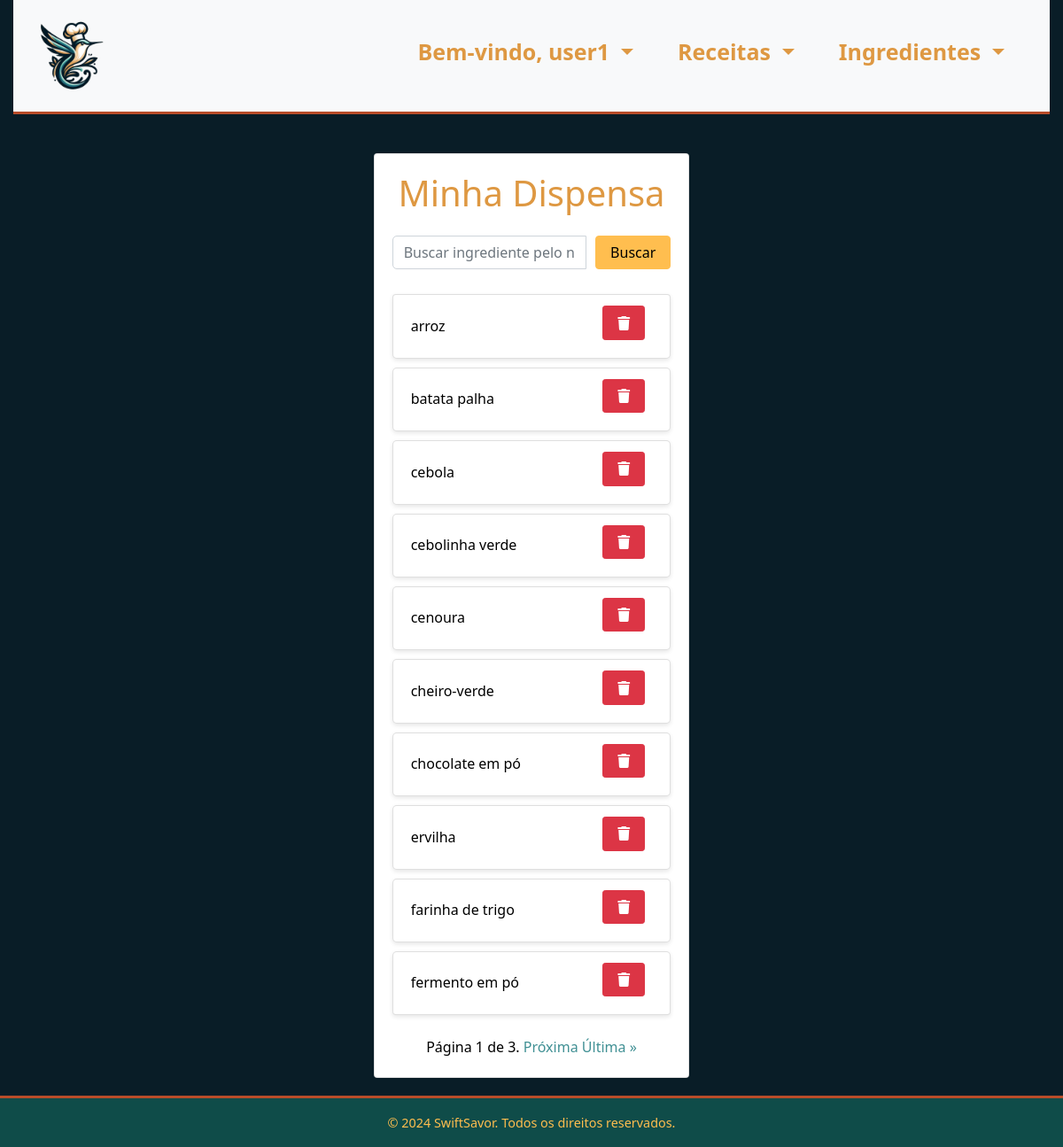
The app's page /ingredients/meus/ (signed in) with its own data.
### ingredients/models.py (models this page shows, shortened)
class Ingrediente(models.Model):
    nome = models.CharField(max_length=200)
    user = models.ForeignKey(settings.AUTH_USER_MODEL, on_delete=models.CASCADE, null=True)

### ingredients/views.py (the view, shortened to what this page needs)
# urls.py: path('meus/', views.meus_ingredientes, name='meus_ingredientes'),
@login_required
def meus_ingredientes(request):
    usuario_ingredientes = UsuarioIngrediente.objects.filter(usuario=request.user)
    ingredientes = [ui.ingrediente for ui in usuario_ingredientes]
    ingredientes_selecionados = sorted(ingredientes, key=lambda x: x.nome)
    query = request.GET.get('q', '')
    if query:
        ingredientes_selecionados = [ingrediente for ingrediente in ingredientes_selecionados if query.lower() in ingrediente.nome.lower()]
    page = request.GET.get('page', 1)
    paginator = Paginator(ingredientes_selecionados, 10)
    try:
        ingredientes_selecionados = paginator.page(page)
    except PageNotAnInteger:
        ingredientes_selecionados = paginator.page(1)
    except EmptyPage:
        ingredientes_selecionados = paginator.page(paginator.num_pages)
    return render(request, 'ingredients/meus_ingredientes.html', {
        'ingredientes_selecionados': ingredientes_selecionados,
        'query': query
    })

### ingredients/templates/ingredients/meus_ingredientes.html (shortened to what this page needs)
{% extends 'main/base.html' %}
{% block content %}
<div class="container-fluid mt-4 minha-dispensa-container">
    <div class="row justify-content-center">
        <div class="col-md-4">
            <div class="card minha-dispensa-card">
                <div class="card-body">
                    <h1 class="mb-4 text-center">Minha Dispensa</h1>
                    <form method="GET" action="{% url 'meus_ingredientes' %}" class="mb-3">
                        <div class="input-group">
                            <input type="text" name="q" class="form-control" placeholder="Buscar ingrediente pelo nome" value="{{ request.GET.q }}">
                            <button class="btn btn-primary" type="submit">Buscar</button>
                        </div>
                    </form>
                    {% if ingredientes_selecionados %}
                        <ul class="list-group minha-dispensa-list" aria-label="Ingredientes selecionados">
                            {% for ingrediente in ingredientes_selecionados %}
                                <li class="list-group-item d-flex justify-content-between align-items-center minha-dispensa-item">
                                    {{ ingrediente.nome }}
                                    <form method="post" action="{% url 'meus_ingredientes' %}" class="minha-dispensa-form">
                                        <button type="submit" class="btn btn-danger btn-sm minha-dispensa-btn" aria-label="Remover ingrediente">
                                            <i class="fas fa-trash"></i>
                                        </button>
                                    </form>
                                </li>
                            {% endfor %}
                        </ul>
                    {% else %}
                        <p class="text-center">Você ainda não selecionou nenhum ingrediente.</p>
                    {% endif %}
                    <div class="pagination justify-content-center mt-4 minha-dispensa-pagination" aria-label="Navegação de páginas">
                        <span class="step-links minha-dispensa-pagination-links">
                            <span class="current minha-dispensa-pagination-current">
                                Página {{ ingredientes_selecionados.number }} de {{ ingredientes_selecionados.paginator.num_pages }}.
                            </span>
                            {% if ingredientes_selecionados.has_next %}
                                <a href="?page={{ ingredientes_selecionados.next_page_number }}&q={{ request.GET.q }}" class="minha-dispensa-pagination-link">Próxima</a>
                                <a href="?page={{ ingredientes_selecionados.paginator.num_pages }}&q={{ request.GET.q }}" class="minha-dispensa-pagination-link">Última &raquo;</a>
                            {% endif %}
                        </span>
                    </div>
                </div>
            </div>
        </div>
    </div>
</div>
{% endblock %}

### main/templates/main/base.html (shortened to what this page needs)
{% load static %}
<!DOCTYPE html>
<html lang="pt-BR">
<head>
    <link rel="stylesheet" href="https://stackpath.bootstrapcdn.com/bootstrap/4.3.1/css/bootstrap.min.css">
    <link rel="stylesheet" href="{% static 'main/css/styles.css' %}">
    <link rel="stylesheet" href="https://cdnjs.cloudflare.com/ajax/libs/font-awesome/5.15.3/css/all.min.css">
    <link rel="stylesheet" href="https://cdnjs.cloudflare.com/ajax/libs/font-awesome/6.0.0/css/all.min.css" />
</head>
<body>
    <div class="container-fluid">
        <nav class="navbar navbar-expand-lg navbar-light bg-light">
            <a href="{% url 'index' %}" class="navbar-brand">
                <img src="{% static 'main/logo.png' %}" alt="SwiftSavor Logo" height="100">
            </a>
            <div class="collapse navbar-collapse justify-content-end" id="navbarNav">
                <ul class="navbar-nav">
                    {% if user.is_authenticated %}
                        <li class="nav-item dropdown">
                            <a class="nav-link dropdown-toggle px3" href="#" id="navbarDropdownUsuario" role="button" data-toggle="dropdown" aria-haspopup="true" aria-expanded="false">
                                Bem-vindo, {{ user.username }}
                            </a>
                        </li>
                        {% if user.is_staff %}
                            <li class="nav-item">
                                <a class="nav-link px3" href="{% url 'admin_dashboard' %}">Dashboard</a>
                            </li>
                        {% else %}
                            <li class="nav-item dropdown">
                                <a class="nav-link dropdown-toggle px3" href="#" id="navbarDropdownReceitas" role="button" data-toggle="dropdown" aria-haspopup="true" aria-expanded="false">
                                    Receitas
                                </a>
                            </li>
                            <li class="nav-item dropdown">
                                <a class="nav-link dropdown-toggle px3" href="#" id="navbarDropdownIngredientes" role="button" data-toggle="dropdown" aria-haspopup="true" aria-expanded="false">
                                    Ingredientes
                                </a>
                            </li>
                        {% endif %}
                    {% endif %}
                </ul>
            </div>
        </nav>
        {% block content %}{% endblock %}
    </div>
    <footer class="footer mt-auto py-3">
        <div class="container-fluid">
            <p class="mb-0 w-100 text-center">&copy; 2024 SwiftSavor. Todos os direitos reservados.</p>
        </div>
    </footer>
</body>
</html>

### main/static/main/css/styles.css (style rules this page uses)
* { margin: 0; padding: 0; box-sizing: border-box; }
body { background-color: #091d27; color: #ffffff; font-family: 'Segoe UI', Tahoma, Geneva, Verdana, sans-serif; font-size: 1rem; line-height: 1.6; min-height: 100vh; display: flex; flex-direction: column; }
a { color: #409094; text-decoration: none; }
.footer { background-color: #0f4c49; color: #ffbe4f; padding: 10px 0; text-align: center; border-top: 3px solid #b84c29; font-size: 0.9rem; }
.navbar { background-color: #409094; border-bottom: 3px solid #b84c29; min-height: 80px; width: 100%; display: flex; justify-content: space-between; align-items: center; }
.navbar .navbar-brand, .navbar .nav-link, .navbar .dropdown-item, .navbar .nav-item.dropdown > .nav-link { color: #de9842; transition: color 0.3s ease-in-out; }
.navbar-nav { align-items: center; display: flex; line-height: 20px; margin-top: auto; margin-bottom: auto; flex-wrap: wrap; }
.navbar-nav > .nav-item { margin-right: 20px; margin-bottom: 10px; }
.navbar .nav-link.px3 { color: #ffbe4f; font-weight: bold; font-size: 25px; text-decoration: none; padding: 0 15px; transition: color 0.3s ease-in-out; }
h1, h2, h3, h4, h5, h6 { color: #de9842; line-height: 1.2; }
.btn { font-size: 1rem; padding: 0.5rem 1rem; height: 2.4rem; text-align: center; display: flex; justify-content: center; align-items: center; margin-bottom: 0.5rem; }
.btn.btn-danger { margin-right: 0.5rem; }
.minha-dispensa-container { padding: 20px; }
.minha-dispensa-list { list-style: none; padding: 0; }
.minha-dispensa-item { margin-bottom: 10px; background-color: #fff; border-radius: 5px; box-shadow: 0 2px 5px rgba(0, 0, 0, 0.1); color: #000; }
.minha-dispensa-form { display: inline; }
.minha-dispensa-btn { margin-left: 10px; }
.input-group .form-control { border: 1px solid #ced4da; border-radius: 5px 0 0 5px; }
.input-group .btn { background-color: #ffbe4f; border-color: #ffbe4f; color: #000; border-radius: 5 5px 5px 0; margin-left: 10px; }
.input-group { margin-bottom: 20px; }
.minha-dispensa-pagination-current { color: #000; }
.list-group-item { display: flex; justify-content: space-between; align-items: center; }

### records on screen
Ingrediente: nome "arroz"
Ingrediente: nome "batata palha"
Ingrediente: nome "cebola"
Ingrediente: nome "cebolinha verde"
Ingrediente: nome "cenoura"
Ingrediente: nome "cheiro-verde"
Ingrediente: nome "chocolate em pó"
Ingrediente: nome "ervilha"
Ingrediente: nome "farinha de trigo"
Ingrediente: nome "fermento em pó"

### other values on screen
{{ user.username }} "user1"
{{ ingredientes_selecionados.number }} "1"
{{ ingredientes_selecionados.paginator.num_pages }} "3"
